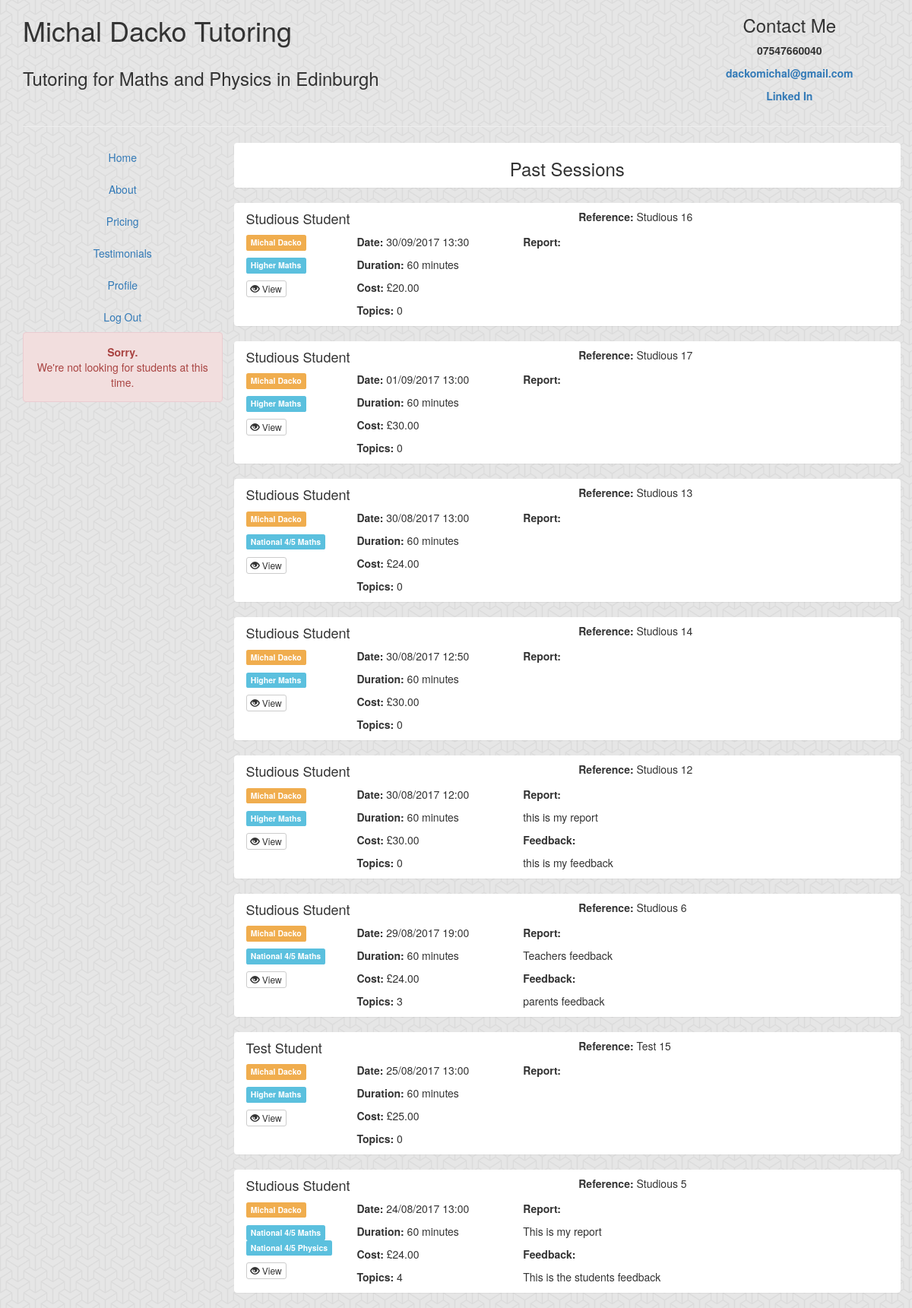
Screenshot of /school/viewsessions/ (signed in) with the database file from the repository.
### school/models.py (models this page shows, shortened)
class Session(models.Model):
	subjects=models.ManyToManyField(Subject, related_name="Sessions")
	teacher=models.ForeignKey(Teacher, related_name="Sessions", null=True)
	student=models.ForeignKey(Student, related_name="Sessions")
	done=models.BooleanField(default=False)
	date=models.DateTimeField()
	duration=models.IntegerField()
	cost=models.FloatField(blank=True, null=True)
	notes=models.TextField(max_length=500, blank=True)
	request=models.TextField(max_length=1000, blank=True)
	report=models.TextField(max_length=500,blank=True)
	feedback=models.TextField(max_length=500,blank=True)
	paid=models.BooleanField(default=False)
	discount=models.FloatField(default=0)
	uploads=models.ManyToManyField(Upload, related_name="Sessions", blank=True)
	completedTeacher=models.BooleanField(default=False)
	completedStudent=models.BooleanField(default=False)
	completed=models.BooleanField(default=False)
	changedForTeacher=models.BooleanField(default=True)
	changedForStudent=models.BooleanField(default=True)
	plannedTopics=models.ManyToManyField(Topic, related_name="SessionsPlanned", blank=True)
	learnedTopics=models.ManyToManyField(Topic, related_name="SessionsLearned", blank=True)
	unlearnedTopics=models.ManyToManyField(Topic, related_name="SessionsFailed", blank=True)
	def getReference(self):
		return self.student.profile.user.first_name + " " + str(self.id)

class Student(models.Model):
	profile=models.OneToOneField(Profile, on_delete=models.CASCADE, related_name="Student")
	parent=models.ForeignKey(Profile, related_name="Child")
	teacher= models.ForeignKey(Teacher, related_name="Students")

class Profile(models.Model):
	user = models.OneToOneField(User, on_delete=models.CASCADE, related_name="profile")
	isStudent = models.BooleanField(default=True)
	isParent = models.BooleanField(default=False)
	isTeacher = models.BooleanField(default=False)
	def getName(self):
		return self.user.first_name + " " + self.user.last_name

class Teacher(models.Model):
	profile=models.OneToOneField(Profile, on_delete=models.CASCADE, related_name="Teacher")
	accountName=models.CharField(max_length=50)
	sortCode=models.CharField(max_length=8)
	accountNumber=models.CharField(max_length=8)
	about = models.TextField(max_length=1000)
	qualifications = models.TextField(max_length=500)
	picturelink = models.CharField(max_length=300)
	def __str__(self):
		return self.profile.getName()

class Subject(models.Model):
	name=models.CharField(max_length=100)
	level=models.ForeignKey(Level, related_name="Subjects")
	def __str__(self):
		return self.level.name + " " + self.name

class Level(models.Model):
	name=models.CharField(max_length=100)
	note=models.TextField(max_length=500)
	price=models.FloatField()
	recommended=models.TextField(max_length=500)

### school/views.py (the view)
def viewsessions(request):
	if not request.user.is_authenticated:
		return redirect('login')
	template="viewsessions.html"
	context={}
	profile= Profile.objects.get(user=request.user)
	if profile.isParent:
		sessions=Session.objects.all().filter(completed=True,student__in=profile.Child.all()).order_by("-date")
	if profile.isTeacher:
		sessions=profile.Teacher.Sessions.all().filter(completed=True).order_by("-date")
	elif profile.isStudent:
		sessions=profile.Student.Sessions.all().filter(completed=True).order_by("-date")
	context.update({"sessions":sessions})
	return render(request,template,context)

### generalinfo/templatetags/pounds.py (called while the page is built)
@register.filter
def pound(pounds):
    if pounds:
        pounds = round(float(pounds), 2)
        return "%s%s" % (intcomma(int(pounds)), ("%0.2f" % pounds)[-3:])
    else:
        return ''

### school/templates/viewsessions.html (shortened to what this page needs)
{% extends "base.html" %}
{% load pounds %}
{% block content %}
    <div class="col-sm-12 col-md-9">
        <div class="row">
            <div class="col-sm-12 panel">
                <div class="centerIt"><h3>Past Sessions</h3></div>
            </div>
            <div class="col-sm-12">
                {% if sessions %}
                    {% for session in sessions %}
                        <div class="row panel">
                            <div class="col-sm-12">
                                <div class="row">
                                    <div class="col-sm-6">
                                        <h4>{{session.student.profile.getName}}</h4>
                                    </div>
                                    <div class="col-sm-6">
                                        <h5><b>Reference:</b> {{session.getReference}}</h5>
                                    </div>
                                </div>
                            </div>
                            <div class="col-sm-12 col-md-2">
                                <p><span class="label label-warning centerIt">{{session.teacher}}</span></p>
                                <p>{%for sub in session.subjects.all%}<span class="label label-info centerIt">{{sub}}</span> {%endfor%}</p>
                                <a href="/school/session/{{session.id}}" class="btn btn-xs btn-default"><i class="glyphicon glyphicon-eye-open"></i> View</a>
                            </div>
                            <div class="col-sm-12 col-md-3">
                                <p>
                                    <b>Date: </b>{{session.date|date:'d/m/Y H:i'}}
                                </p>
                                <p>
                                    <b>Duration: </b>{{session.duration}} minutes
                                </p>
                                <p>
                                    <b>Cost: </b>&pound{{session.cost|pound}}
                                </p>
                                <p>
                                    <b>Topics:</b> {{session.plannedTopics.all|length}}
                                </p>
                            </div>
                            <div class="col-sm-12 col-md-7">
                                <p><b>Report: </b>
                                    {{session.report|linebreaks}}
                                </p>
                                {% if session.feedback %}
                                <p><b>Feedback: </b>
                                    {{session.feedback|linebreaks}}
                                </p>
                                {%endif%}
                            </div>
                        </div>
                    {% endfor %}
                {% else %}
                <p>There is nothing here.</p>
                {%endif%}
            </div>
{% endblock %}

### static/css/app.css (style rules this page uses)
body { background: url("/static/img/background.png"); }
.centerIt { text-align: center; }

### rows the page displays
Session: student.profile.getName "Studious Student", getReference "Studious 16", teacher "Michal Dacko", date "30/09/2017 13:30", duration "60", cost|pound "20.00", plannedTopics.all|length "0"
Subject: level+name "Higher Maths"
Session: student.profile.getName "Studious Student", getReference "Studious 17", teacher "Michal Dacko", date "01/09/2017 13:00", duration "60", cost|pound "30.00", plannedTopics.all|length "0"
Session: student.profile.getName "Studious Student", getReference "Studious 13", teacher "Michal Dacko", date "30/08/2017 13:00", duration "60", cost|pound "24.00", plannedTopics.all|length "0"
Subject: level+name "National 4/5 Maths"
Session: student.profile.getName "Studious Student", getReference "Studious 14", teacher "Michal Dacko", date "30/08/2017 12:50", duration "60", cost|pound "30.00", plannedTopics.all|length "0"
Session: student.profile.getName "Studious Student", getReference "Studious 12", teacher "Michal Dacko", date "30/08/2017 12:00", duration "60", cost|pound "30.00", plannedTopics.all|length "0", report "this is my report", feedback "this is my feedback"
Session: student.profile.getName "Studious Student", getReference "Studious 6", teacher "Michal Dacko", date "29/08/2017 19:00", duration "60", cost|pound "24.00", plannedTopics.all|length "3", report "Teachers feedback", feedback "parents feedback"
Session: student.profile.getName "Test Student", getReference "Test 15", teacher "Michal Dacko", date "25/08/2017 13:00", duration "60", cost|pound "25.00", plannedTopics.all|length "0"
Session: student.profile.getName "Studious Student", getReference "Studious 5", teacher "Michal Dacko", date "24/08/2017 13:00", duration "60", cost|pound "24.00", plannedTopics.all|length "4", report "This is my report", feedback "This is the students feedback"
Subject: level+name "National 4/5 Physics"
